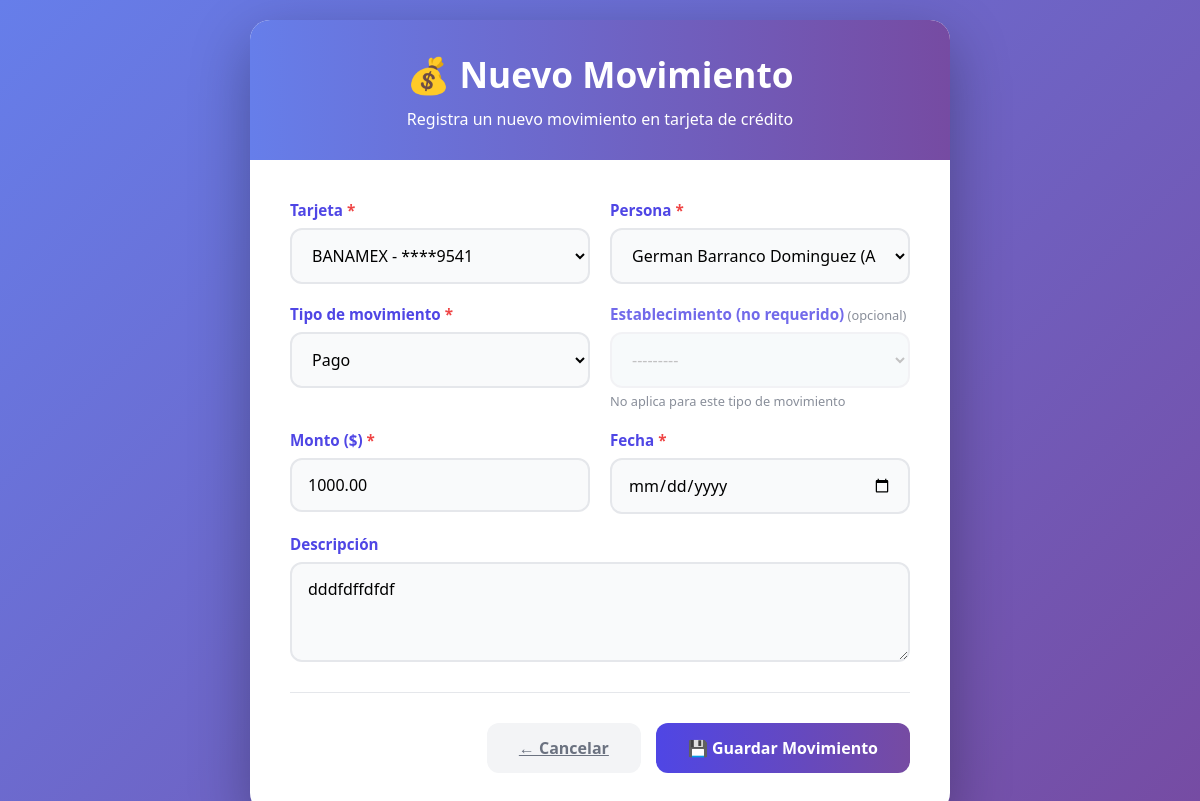
Page /movimientos/editar/2/ (signed in) on the committed database.
### tarjetas_app/models.py (models this page shows, shortened)
class Movimiento(models.Model):
    TIPO_CHOICES = [
        ('COMPRA', 'Compra'),
        ('PAGO', 'Pago'),
        ('COMISION', 'Comisión'),
        ('INTERES', 'Interés'),
        ('CASHBACK', 'Cashback'),
    ]
    tarjeta = models.ForeignKey(Tarjeta, on_delete=models.CASCADE, related_name='movimientos', verbose_name="Tarjeta")
    persona = models.ForeignKey(Persona, on_delete=models.CASCADE, related_name='movimientos', verbose_name="Persona")
    establecimiento = models.ForeignKey(Establecimiento, on_delete=models.CASCADE, verbose_name="Establecimiento",null=True,blank=True)
    tipo = models.CharField(max_length=10, choices=TIPO_CHOICES, verbose_name="Tipo de movimiento")
    monto = models.DecimalField(max_digits=10, decimal_places=2, verbose_name="Monto")
    monto_cashback = models.DecimalField(
        max_digits=10,
        decimal_places=2,
        default=0,
        verbose_name="Cashback generado"
    )
    descripcion = models.TextField(verbose_name="Descripción")
    fecha = models.DateField(verbose_name="Fecha del movimiento")
    fecha_registro = models.DateTimeField(auto_now_add=True, verbose_name="Fecha de registro")
    class Meta:
        verbose_name = "Movimiento"
        verbose_name_plural = "Movimientos"
        ordering = ['-fecha', '-fecha_registro']

### tarjetas_app/views.py (the view)
# urls.py: path('movimientos/editar/<int:movimiento_id>/', views.editar_movimiento, name='editar_movimiento'),
@login_required
def editar_movimiento(request, movimiento_id):
    movimiento = get_object_or_404(Movimiento, id=movimiento_id)
    if request.method == 'POST':
        form = MovimientoForm(request.POST, instance=movimiento)
        if form.is_valid():
            movimiento = form.save(commit=False)
            if movimiento.tipo != 'COMPRA':
                movimiento.establecimiento = None
            movimiento.save()
            messages.success(request, '✅ ¡Movimiento actualizado exitosamente!')
            return redirect('lista_movimientos')
    else:
        form = MovimientoForm(instance=movimiento)
    return render(request, 'tarjetas_app/nuevo_movimiento.html', {'form': form})

### tarjetas_app/forms.py
class MovimientoForm(forms.ModelForm):
    class Meta:
        model = Movimiento
        fields = ['tarjeta', 'persona', 'establecimiento', 'tipo', 'monto', 'descripcion', 'fecha']
        widgets = {
            'tarjeta': forms.Select(attrs={'class': 'form-control'}),
            'persona': forms.Select(attrs={'class': 'form-control'}),
            'establecimiento': forms.Select(attrs={'class': 'form-control'}),
            'tipo': forms.Select(attrs={'class': 'form-control'}),
            'monto': forms.NumberInput(attrs={'class': 'form-control', 'step': '0.01'}),
            'descripcion': forms.Textarea(attrs={'class': 'form-control', 'rows': 3}),
            'fecha': forms.DateInput(attrs={'class': 'form-control', 'type': 'date'}),
        }
        labels = {
            'tarjeta': 'Tarjeta',
            'persona': 'Persona',
            'establecimiento': 'Establecimiento',
            'tipo': 'Tipo de movimiento',
            'monto': 'Monto',
            'descripcion': 'Descripción',
            'fecha': 'Fecha del movimiento',
        }

### tarjetas_app/models.py (called while the page is built)
    def __str__(self):
        return f"{self.nombre} ({'Activo' if self.activo else 'Inactivo'})"

    def __str__(self):
        return f"{self.banco} - ****{self.numero[-4:]}"

    def __str__(self):
        cashback = f" ({self.porcentaje_cashback}% CB)" if self.porcentaje_cashback > 0 else ""
        return f"{self.nombre}{cashback}"

### templates/tarjetas_app/nuevo_movimiento.html (shortened to what this page needs)
<!DOCTYPE html>
<html lang="es">
<head>
</head>
<body>
    <div class="container">
        <div class="header">
            <h1>💰 Nuevo Movimiento</h1>
            <p>Registra un nuevo movimiento en tarjeta de crédito</p>
        </div>
        <div class="form-container">
            <form method="post" id="movimientoForm">
                <div class="form-grid">
                    <div class="form-group">
                        <label for="id_tarjeta" class="required-field">Tarjeta</label>
                        {{ form.tarjeta }}
                    </div>
                    <div class="form-group">
                        <label for="id_persona" class="required-field">Persona</label>
                        {{ form.persona }}
                    </div>
                    <div class="form-group">
                        <label for="id_tipo" class="required-field">Tipo de movimiento</label>
                        {{ form.tipo }}
                    </div>
                    <div class="form-group" id="establecimiento-group">
                        <label for="id_establecimiento" id="establecimiento-label">Establecimiento</label>
                        {{ form.establecimiento }}
                        <div class="estado-info" id="establecimiento-info"></div>
                    </div>
                    <div class="form-group">
                        <label for="id_monto" class="required-field">Monto ($)</label>
                        {{ form.monto }}
                    </div>
                    <div class="form-group">
                        <label for="id_fecha" class="required-field">Fecha</label>
                        {{ form.fecha }}
                    </div>
                    <div class="form-group full-width">
                        <label for="id_descripcion">Descripción</label>
                        {{ form.descripcion }}
                    </div>
                </div>
                <div class="form-actions">
                    <a href="{% url 'dashboard' %}" class="btn btn-secondary">
                        ← Cancelar
                    </a>
                    <button type="submit" class="btn btn-primary">
                        💾 Guardar Movimiento
                    </button>
                </div>
            </form>
        </div>
    </div>
</body>
</html>

### templates/tarjetas_app/nuevo_movimiento.html (style rules this page uses)
* { margin: 0; padding: 0; box-sizing: border-box; font-family: 'Segoe UI', Tahoma, Geneva, Verdana, sans-serif; }
body { background: linear-gradient(135deg, #667eea 0%, #764ba2 100%); min-height: 100vh; display: flex; justify-content: center; align-items: center; padding: 20px; }
.container { background: white; border-radius: 20px; box-shadow: 0 20px 60px rgba(0,0,0,0.3); width: 100%; max-width: 700px; overflow: hidden; }
.header { background: linear-gradient(to right, #667eea, #764ba2); color: white; padding: 30px; text-align: center; }
.header h1 { font-size: 2.2rem; margin-bottom: 10px; }
.form-container { padding: 40px; }
.form-grid { display: grid; grid-template-columns: repeat(2, 1fr); gap: 20px; margin-bottom: 30px; }
.form-group { display: flex; flex-direction: column; }
.form-group.full-width { grid-column: span 2; }
label { color: #4f46e5; font-weight: 600; margin-bottom: 8px; font-size: 0.95rem; }
.form-control { padding: 14px 16px; border: 2px solid #e5e7eb; border-radius: 12px; font-size: 1rem; transition: all 0.3s ease; background: #f9fafb; }
select.form-control { width: 100%; }
textarea.form-control { min-height: 100px; resize: vertical; }
.form-control:disabled { background: #f1f5f9; opacity: 0.6; cursor: not-allowed; }
.form-actions { display: flex; gap: 15px; justify-content: flex-end; border-top: 1px solid #e5e7eb; padding-top: 30px; margin-top: 20px; }
.btn { padding: 14px 32px; border: none; border-radius: 12px; font-size: 1rem; font-weight: 600; cursor: pointer; transition: all 0.3s ease; }
.btn-primary { background: linear-gradient(to right, #4f46e5, #764ba2); color: white; }
.btn-secondary { background: #f3f4f6; color: #6b7280; }
.required-field::after { content: " *"; color: #ef4444; font-weight: bold; }
.opcional-field::after { content: " (opcional)"; color: #6b7280; font-size: 0.8rem; font-weight: normal; }
.estado-info { font-size: 0.8rem; margin-top: 4px; color: #6b7280; }

### rows in the picture
Movimiento: tarjeta "BANAMEX - ****9541", persona "German Barranco Dominguez (Activo)", tipo "Pago", establecimiento "---------", monto "1000.00", descripcion "dddfdffdfdf"
